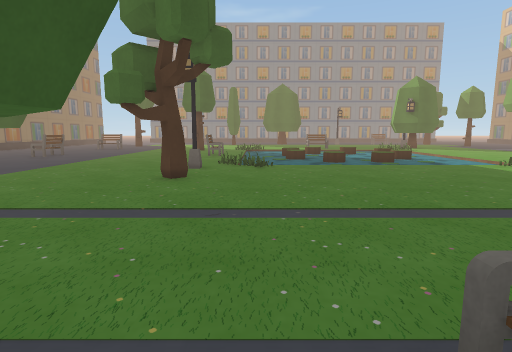
View 1 (above)

21 first-person views from a walk through a 3-D level made in the Unity game engine. The camera is 1.4 m above the floor, tilts 8° down and sees 80° across. The floor is counted in squares, 1 m on a side. Each view is taken from the middle of a square. On the plan, view 1 faces up. The plan holds only what a view shows up to about 14 squares ahead; the rest is blank. The place goes on beyond the plan. Some surface patterns are stand-ins.

View 2
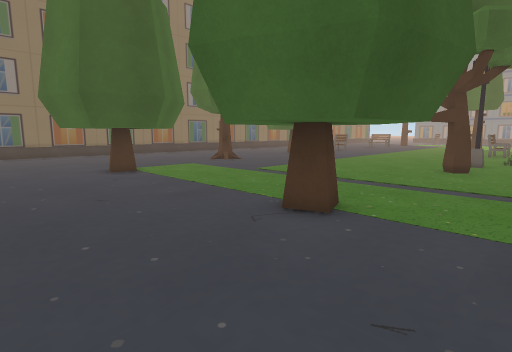

View 3
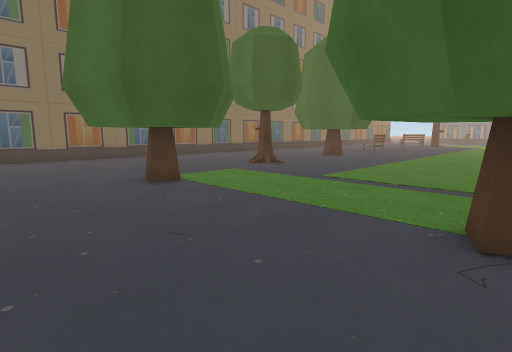

View 4
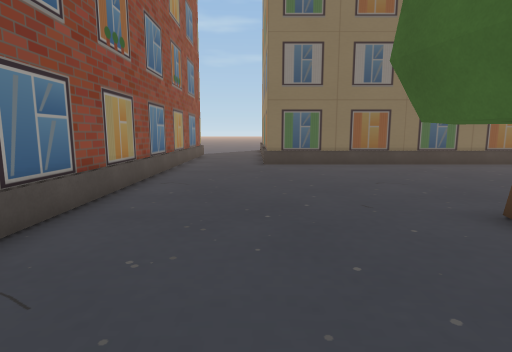

View 5
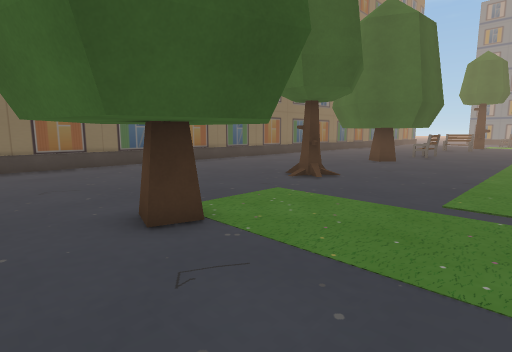

View 6
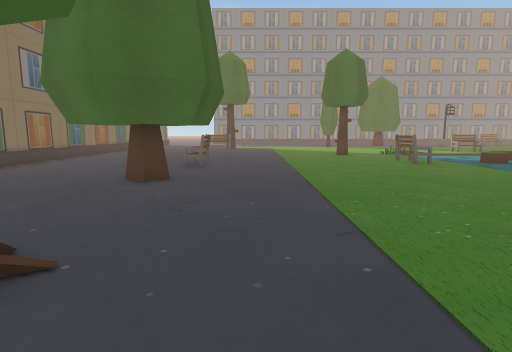

View 7
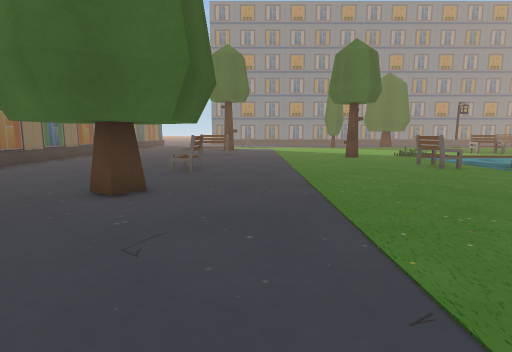

View 8
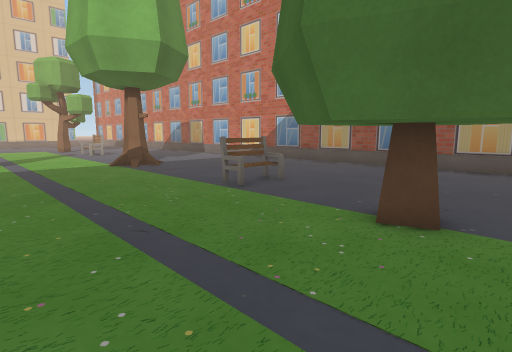

View 9
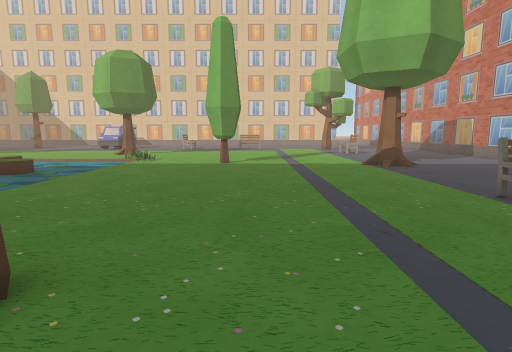

View 10
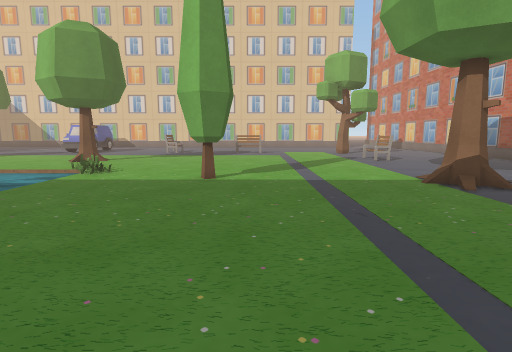

View 11
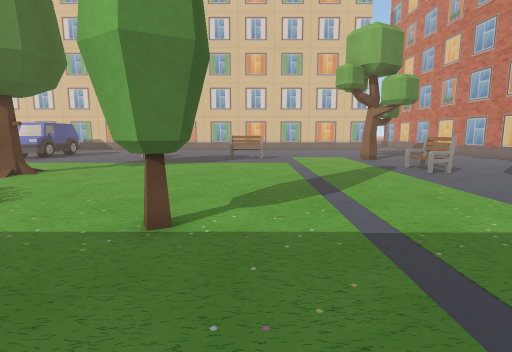

View 12
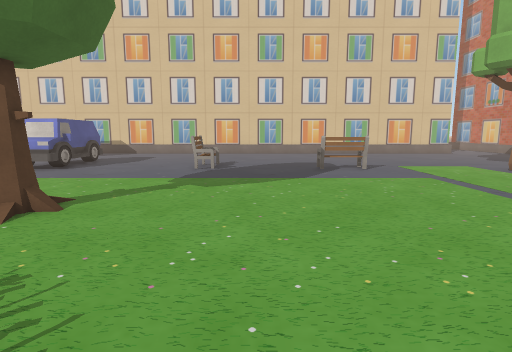

View 13
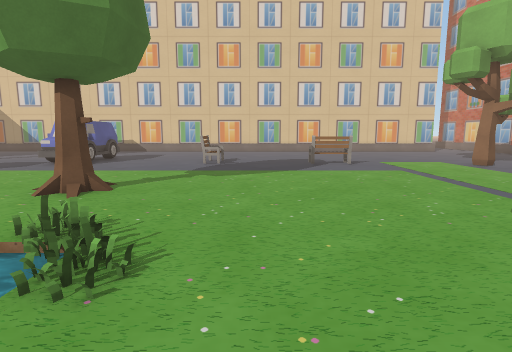

View 14
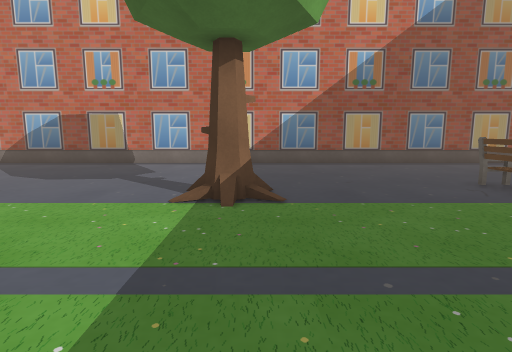

View 15
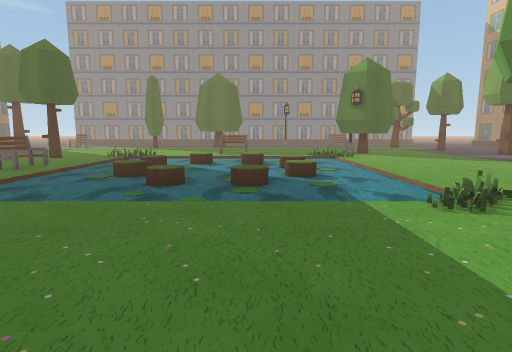

View 16
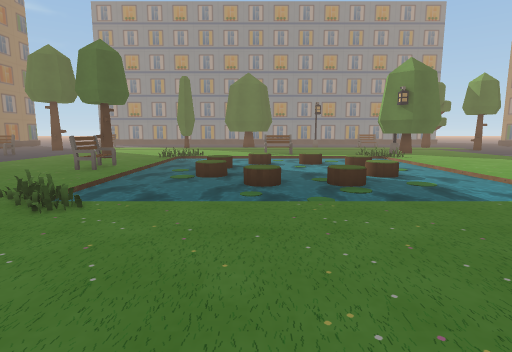

View 17
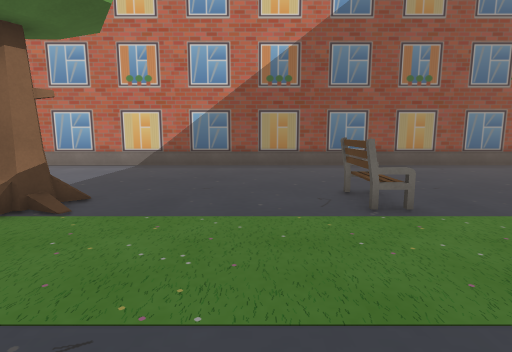

View 18
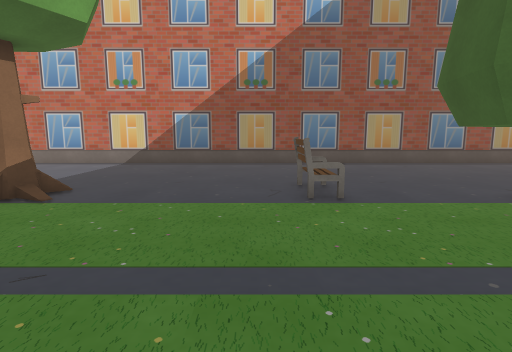

View 19
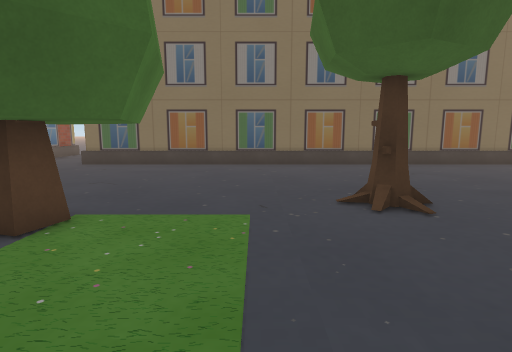

View 20
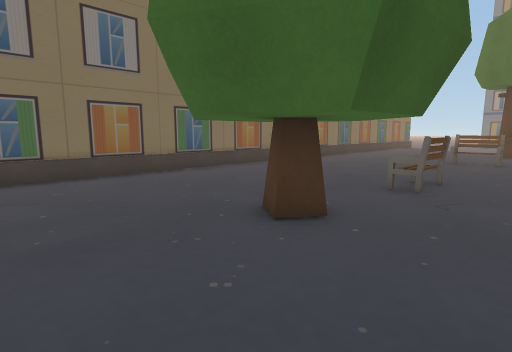

View 21
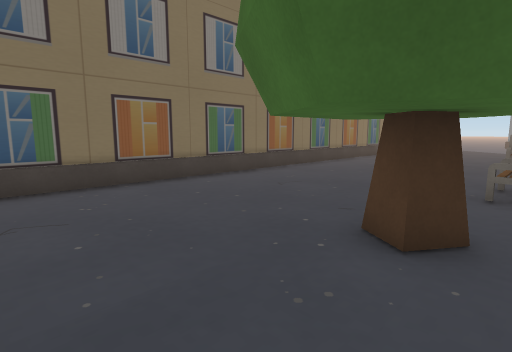

### Floor plan
Key: @ floor where view 1 was taken; # wall or solid block; . floor; = window, fence, low wall or low ledge; ≈ water the walk keeps out of; O other object.
Columns run from 21 left of view 1 to 24 right of it. Each row starts with its distance up from view 1.
 21 ##..................≈≈≈   ≈≈≈≈  ≈≈...... ..O
 20 ##................OO≈≈≈ ≈≈≈≈≈≈ ≈≈≈.........OO
 19 ##......OO........OO≈≈≈ ≈≈≈≈≈≈ ≈≈≈.........OOO
 18 ##......OO..........≈≈≈≈≈ ≈≈≈≈≈≈≈≈............
 17 ##..................≈≈≈≈≈≈≈≈≈≈≈≈≈≈............
 16 ##.....OO...........≈≈≈≈≈≈≈≈≈≈≈≈≈≈...O........
 15 ##....OOOO..........≈≈≈≈≈≈≈≈≈≈≈≈≈≈..OO........
 14 ##....OOOO..........O≈≈≈≈≈≈≈≈≈≈≈≈O............
 13 ##....OOOO...........O≈≈≈≈≈≈≈≈≈OO..........OOO
 12 ##......O..........#..........................
 11 ##............................................
 10 ##.................O..........................
  9 ##................OO..........OO..............
  8 ##......O.....................OO...........OO.
  7 ##......O..................................OO.
  6 ##............................................
  5 ##............................................
  4 ##................O...........................
  3 ##......OOO.....OOOO..........................
  2 ##......OOOO....OOOO..........................
  1 ##......OOOO....OOOO...O.....OO...........OO..
  0 ##.......OOO.....OO..@.O.............OO.. ....
 -1 ##.......................................
 -2 ##.......................................
 -3 =........................................
 -4 .........................................
 -5 .........................................
 -6 ###########   #####################

Where each view was taken, in squares from view 1:
view 1: 0 up, 0 right, facing up
view 2: 3 down, 0 right, facing up-left
view 3: 3 down, 3 left, facing up-left
view 4: 3 down, 7 left, facing left
view 5: 1 down, 7 left, facing up-left
view 6: 5 up, 10 left, facing up
view 7: 7 up, 10 left, facing up
view 8: 7 up, 5 left, facing down-right
view 9: 7 up, 5 left, facing right
view 10: 7 up, 0 right, facing right
view 11: 7 up, 5 right, facing right
view 12: 11 up, 10 right, facing right
view 13: 11 up, 8 right, facing right
view 14: 8 up, 8 right, facing down
view 15: 7 up, 7 right, facing up
view 16: 7 up, 4 right, facing up
view 17: 7 up, 4 right, facing down
view 18: 8 up, 3 right, facing down
view 19: 5 up, 7 left, facing left
view 20: 10 up, 10 left, facing up-left
view 21: 10 up, 12 left, facing up-left
